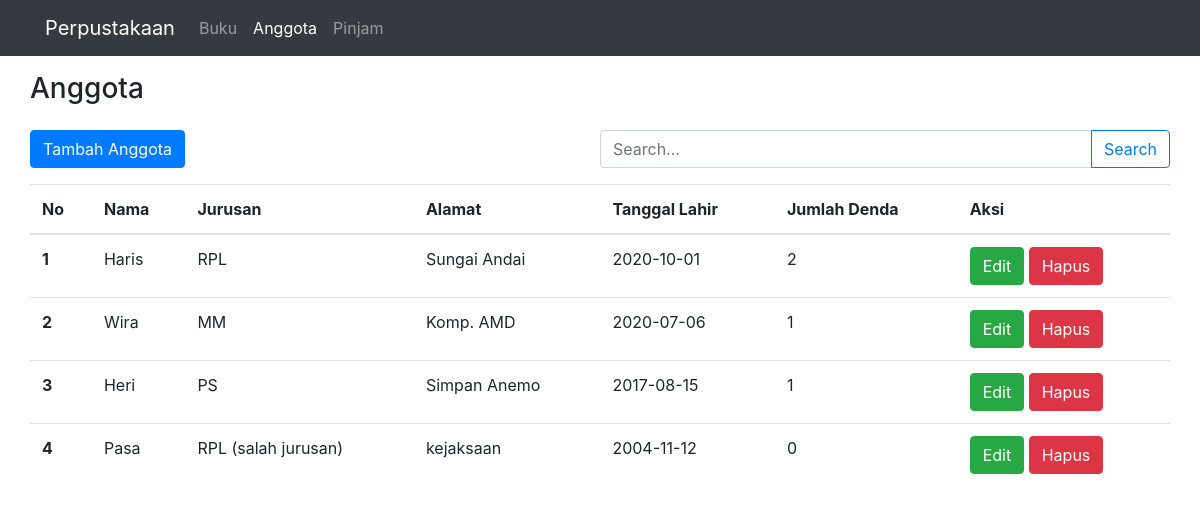
Page /?page=anggota on the committed database.
### tables this page shows
CREATE TABLE `anggota` (
  `no_anggota` int(11) NOT NULL,
  `nama` varchar(20) NOT NULL,
  `jurusan` varchar(25) NOT NULL,
  `alamat` varchar(100) NOT NULL,
  `tgl_lahir` date NOT NULL
);

### function/function.php (called while the page is built, shortened)
<?php
$conn = mysqli_connect('localhost', 'root', '', 'perpustakaan');
function query($query)
{
    global $conn;
    $result = mysqli_query($conn, $query);
    $rows = [];
    while ($row = mysqli_fetch_assoc($result)) {
        $rows[] = $row;
    }
    return $rows;
}

### template/anggota.php (the view, shortened to what this page needs)
<div class="container">
  <div class="row mt-3">
    <h3>Anggota</h3>
  </div>
  <div class="row mt-3">
    <div class="col-md-6 p-0">
      <a href="?page=tambah_anggota" class="btn btn-primary">Tambah Anggota</a>
    </div>
    <div class="col-md-6 p-0">
      <form action="" method="post">
        <div class="input-group">
          <input type="text" class="form-control" placeholder="Search..." name="keyword">
          <div class="input-group-append">
            <button class="btn btn-outline-primary" type="submit" name="search">Search</button>
          </div>
        </div>
      </form>
    </div>
  </div>
  <?php
  $jml_denda = query("SELECT no_anggota, COUNT(no_anggota) AS jml_denda
                      FROM denda
                      WHERE tarif_denda != '-' AND jns_denda != '-'
                      GROUP BY no_anggota");
  if (isset($_POST['search'])) {
    $cari = $_POST['keyword'];
    echo "Hasil Pencarian : $cari";
    $data = query("SELECT * FROM anggota WHERE
                                      nama LIKE '%$cari%' OR
                                      jurusan LIKE '%$cari%' OR
                                      alamat LIKE '%$cari%' OR
                                      tgl_lahir LIKE '%$cari%'
                                            ");
  } else {
    $data = query("SELECT * FROM anggota");
  }
  ?>
  <div class="row mt-3">
    <table class="table table-hover">
      <thead>
        <tr>
          <th scope="col">No</th>
          <th scope="col">Nama</th>
          <th scope="col">Jurusan</th>
          <th scope="col">Alamat</th>
          <th scope="col">Tanggal Lahir</th>
          <th scope="col">Jumlah Denda</th>
          <th scope="col">Aksi</th>
        </tr>
      </thead>
      <tbody>
        <?php
        $i = 1;
        foreach ($data as $d) :
        ?>
          <tr>
            <th scope="row"><?= $i++ ?></th>
            <td><?= $d["nama"] ?></td>
            <td><?= $d["jurusan"] ?></td>
            <td><?= $d["alamat"] ?></td>
            <td><?= $d["tgl_lahir"] ?></td>
            <td class="denda">
              <?php
              foreach ($jml_denda as $denda) {
                if ($d["no_anggota"] == $denda["no_anggota"]) {
                  echo $denda["jml_denda"];
                }
              }
              ?>
            </td>
            <td>
              <a href="?page=edit_anggota&id=<?= $d['no_anggota'] ?>" class="btn btn-success">Edit</a>
              <a href="?page=anggota&act=hapus_anggota&id=<?= $d['no_anggota'] ?>" class="btn btn-danger" onclick="return confirm('Yakin?')">Hapus</a>
            </td>
          </tr>
        <?php endforeach; ?>
      </tbody>
    </table>
  </div>
</div>

### rows in the picture
anggota: nama "Haris", jurusan "RPL", alamat "Sungai Andai", tgl_lahir "2020-10-01", jml_denda "2"
anggota: nama "Wira", jurusan "MM", alamat "Komp. AMD", tgl_lahir "2020-07-06", jml_denda "1"
anggota: nama "Heri", jurusan "PS", alamat "Simpan Anemo", tgl_lahir "2017-08-15", jml_denda "1"
anggota: nama "Pasa", jurusan "RPL (salah jurusan)", alamat "kejaksaan", tgl_lahir "2004-11-12"
